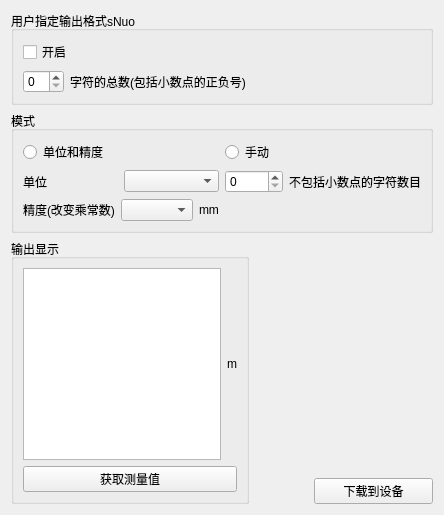
              <widget class="QWidget" name="tab_userConfOutput">
               <attribute name="title">
                <string>用户要求配置的输出格式</string>
               </attribute>
               <layout class="QVBoxLayout" name="verticalLayout_89">
                <item>
                 <layout class="QVBoxLayout" name="verticalLayout_70">
                  <item>
                   <widget class="QGroupBox" name="groupBox_34">
                    <property name="title">
                     <string>用户指定输出格式sNuo</string>
                    </property>
                    <layout class="QVBoxLayout" name="verticalLayout_66">
                     <item>
                      <layout class="QVBoxLayout" name="verticalLayout_65">
                       <item>
                        <widget class="QCheckBox" name="specified_open">
                         <property name="text">
                          <string>开启</string>
                         </property>
                        </widget>
                       </item>
                       <item>
                        <layout class="QHBoxLayout" name="horizontalLayout_90">
                         <item>
                          <widget class="QSpinBox" name="total_chars"/>
                         </item>
                         <item>
                          <widget class="QLabel" name="label_61">
                           <property name="text">
                            <string>字符的总数(包括小数点的正负号)</string>
                           </property>
                          </widget>
                         </item>
                         <item>
                          <spacer name="horizontalSpacer_10">
                           <property name="orientation">
                            <enum>Qt::Horizontal</enum>
                           </property>
                           <property name="sizeHint" stdset="0">
                            <size>
                             <width>40</width>
                             <height>20</height>
                            </size>
                           </property>
                          </spacer>
                         </item>
                        </layout>
                       </item>
                      </layout>
                     </item>
                    </layout>
                   </widget>
                  </item>
                  <item>
                   <widget class="QGroupBox" name="groupBox_35">
                    <property name="title">
                     <string>模式</string>
                    </property>
                    <layout class="QGridLayout" name="gridLayout_3">
                     <item row="0" column="0">
                      <widget class="QRadioButton" name="units_precision">
                       <property name="text">
                        <string>单位和精度</string>
                       </property>
                      </widget>
                     </item>
                     <item row="0" column="1">
                      <widget class="QRadioButton" name="manual">
                       <property name="text">
                        <string>手动</string>
                       </property>
                      </widget>
                     </item>
                     <item row="1" column="0">
                      <layout class="QHBoxLayout" name="horizontalLayout_92">
                       <item>
                        <widget class="QLabel" name="label_62">
                         <property name="text">
                          <string>单位</string>
                         </property>
                        </widget>
                       </item>
                       <item>
                        <widget class="QComboBox" name="units"/>
                       </item>
                      </layout>
                     </item>
                     <item row="1" column="1">
                      <layout class="QHBoxLayout" name="horizontalLayout_93">
                       <item>
                        <widget class="QSpinBox" name="num_chars"/>
                       </item>
                       <item>
                        <widget class="QLabel" name="label_65">
                         <property name="text">
                          <string>不包括小数点的字符数目</string>
                         </property>
                        </widget>
                       </item>
                      </layout>
                     </item>
                     <item row="2" column="0" colspan="2">
                      <layout class="QHBoxLayout" name="horizontalLayout_91">
                       <item>
                        <widget class="QLabel" name="label_63">
                         <property name="text">
                          <string>精度(改变乘常数)</string>
                         </property>
                        </widget>
                       </item>
                       <item>
                        <widget class="QComboBox" name="precision"/>
                       </item>
                       <item>
                        <widget class="QLabel" name="label_64">
                         <property name="text">
                          <string>mm</string>
                         </property>
                        </widget>
                       </item>
                       <item>
                        <spacer name="horizontalSpacer_8">
                         <property name="orientation">
                          <enum>Qt::Horizontal</enum>
                         </property>
                         <property name="sizeHint" stdset="0">
                          <size>
                           <width>40</width>
                           <height>20</height>
                          </size>
                         </property>
                        </spacer>
                       </item>
                      </layout>
                     </item>
                    </layout>
                   </widget>
                  </item>
                  <item>
                   <layout class="QHBoxLayout" name="horizontalLayout_95" stretch="4,1,2">
                    <item>
                     <widget class="QGroupBox" name="groupBox_36">
                      <property name="title">
                       <string>输出显示</string>
                      </property>
                      <layout class="QVBoxLayout" name="verticalLayout_69">
                       <item>
                        <layout class="QVBoxLayout" name="verticalLayout_68">
                         <item>
                          <layout class="QHBoxLayout" name="horizontalLayout_94">
                           <item>
                            <widget class="QTextEdit" name="textEdit_4"/>
                           </item>
                           <item>
                            <widget class="QLabel" name="label_66">
                             <property name="text">
                              <string>m</string>
                             </property>
                            </widget>
                           </item>
                          </layout>
                         </item>
                         <item>
                          <widget class="QPushButton" name="get_measurement">
                           <property name="text">
                            <string>获取测量值</string>
                           </property>
                          </widget>
                         </item>
                        </layout>
                       </item>
                      </layout>
                     </widget>
                    </item>
                    <item>
                     <spacer name="horizontalSpacer_9">
                      <property name="orientation">
                       <enum>Qt::Horizontal</enum>
                      </property>
                      <property name="sizeHint" stdset="0">
                       <size>
                        <width>40</width>
                        <height>20</height>
                       </size>
                      </property>
                     </spacer>
                    </item>
                    <item>
                     <layout class="QVBoxLayout" name="verticalLayout_67">
                      <item>
                       <spacer name="verticalSpacer_7">
                        <property name="orientation">
                         <enum>Qt::Vertical</enum>
                        </property>
                        <property name="sizeHint" stdset="0">
                         <size>
                          <width>20</width>
                          <height>40</height>
                         </size>
                        </property>
                       </spacer>
                      </item>
                      <item>
                       <widget class="QPushButton" name="downtodevice_6">
                        <property name="text">
                         <string>下载到设备</string>
                        </property>
                       </widget>
                      </item>
                     </layout>
                    </item>
                   </layout>
                  </item>
                 </layout>
                </item>
               </layout>
              </widget>
